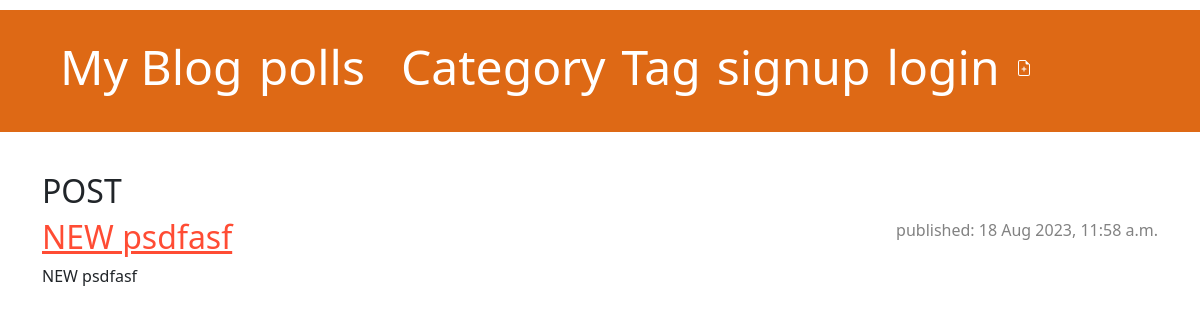
Before: /Tag/post with the older database file.
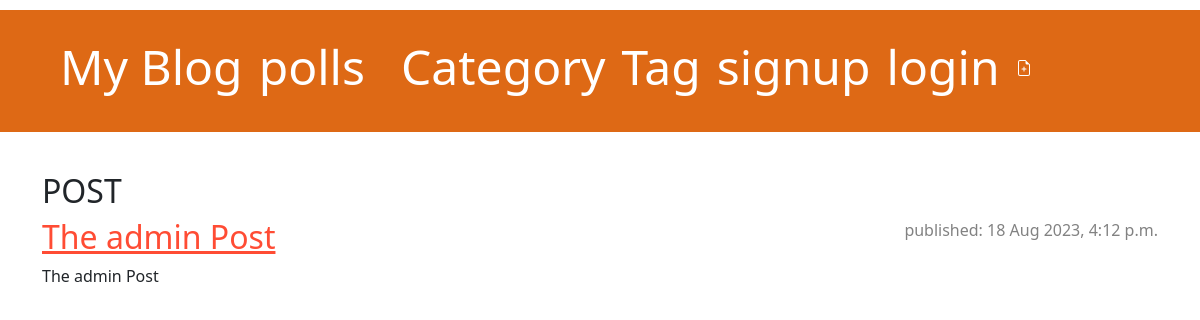
After: the same page with the newer database file.
### blogg/models.py (models this page shows, shortened)
class Post(models.Model):
    Image =models.ImageField( upload_to = 'postimg/' )
    author =models.ForeignKey(settings.AUTH_USER_MODEL, on_delete=models.CASCADE)
    title =models.CharField(max_length=300 ,null=False,blank=False)
    text =models.TextField()
    category=models.ForeignKey(Category, null=True, blank=True, on_delete=models.SET_NULL,related_name="Post_category")
    Tag = models.ManyToManyField(Tag ,related_name="Post_tags")
    create_date =  models.DateTimeField(default= timezone.now)
    published_date= models.DateTimeField(blank=True,null=True)
    slug = AutoSlugField(populate_from='title',unique=True, blank=True, null=True)

### blogg/views.py (the view)
# urls.py: path('Tag/<slug>', views.Tag_detail, name= 'Tag_detail'),
def Tag_detail(request, slug):
    TagOjb = get_object_or_404(Tag, slug=slug)
    return render(request, 'blog/Tag_detail.html', {'Tag': TagOjb})

### blogg/templates/blog/Tag_detail.html (shortened to what this page needs)
{% extends 'blog/base.html' %}
{% load static %}
{% block content %}
    <article class="Tag">
    <h2>{{ Tag.name }}</h2>
    {% for Tag_post in Tag.Post_tags.all %}
    <article class="post">
        <time class="date">published: {{ Tag_post.published_date }}</time>
        <h2><a href="{% url 'post_detail' slug=Tag_post.slug %}">{{ Tag_post.title }}</a></h2>
        <p>{{ Tag_post.title|linebreaksbr }}</p>
    </article>
    {% endfor %}
    </article>
{% endblock %}

Changed rows visible on the page:
removed Post: published_date "18 Aug 2023, 11:58 a.m.", title "NEW psdfasf"
added Post: published_date "18 Aug 2023, 4:12 p.m.", title "The admin Post"
